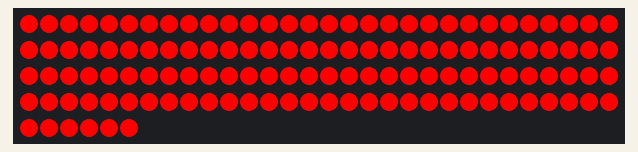
A sketch run on a simulated Teensy 3. Parts: 126 RGB LEDs in strip order, left to right, continuing on the next row. Dim RGB values are drawn brighter than linear; random numbers use the default seed unless the sketch sets one.

Above: at 0.1 s.
At 37.1 s:
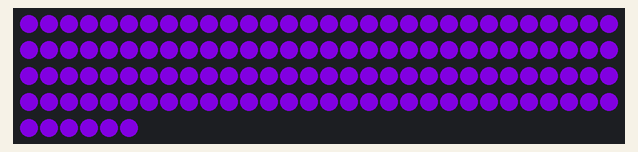

The sketch:

Moonbase.ino
```cpp
//
//
// #include <Arduino.h>
// #define USE_OCTOWS2811
// #include<OctoWS2811.h>
// #include "FastLED.h"
//
// #define NUM_LEDS_PER_STRIP 17
// // #define NUM_STRIPS 5
// // CRGB leds[NUM_STRIPS * NUM_LEDS_PER_STRIP];
//
// CRGB wing1[NUM_LEDS_PER_STRIP];
// CRGB wing2[NUM_LEDS_PER_STRIP];
// CRGB wing3[NUM_LEDS_PER_STRIP];
// CRGB wing4[NUM_LEDS_PER_STRIP];
// CRGB wing5[NUM_LEDS_PER_STRIP];
//
// #define BRIGHTNESS          255
//
// void spiralTracerIn(int h, int s, int v, int spiralSpeed);
// void rainbowTracer();
// void serialEvent();
// void assignSerial();
// boolean isValidNumber(String str);
// void pinwheelMoonbase(int s, int v, int blendFactor, int spinSpeed);
// void spiralInRainbow();
// void spiralOutRainbow();
// void spiralMoonbaseIn(int h, int s, int v, int spiralSpeed);
// void spiralMoonbaseOut(int h, int s, int v, int spiralSpeed);
//
// String inputString = "";         // a string to hold incoming data
// boolean stringComplete = false;  // whether the string is complete
//
// void setup() {
//   // reserve 200 bytes for the inputString:
//   inputString.reserve(200);
//   delayMicroseconds(1000); // 3 second delayMicroseconds for recovery
//   Serial.begin(9600);
//   Serial.println("Serial connected!");
//
//   // tell LEDS about the LED strip configuration
//   LEDS.addLeds<OCTOWS2811>(wing1, NUM_LEDS_PER_STRIP);
//   LEDS.addLeds<OCTOWS2811>(wing2, NUM_LEDS_PER_STRIP);
//   LEDS.addLeds<OCTOWS2811>(wing3, NUM_LEDS_PER_STRIP);
//   LEDS.addLeds<OCTOWS2811>(wing5, NUM_LEDS_PER_STRIP);
//   LEDS.addLeds<OCTOWS2811>(wing6, NUM_LEDS_PER_STRIP);
//
//   // set master brightness control
//   LEDS.setBrightness(BRIGHTNESS);
//
//   for (int i = 0; i < NUM_LEDS_PER_STRIP; i++) {
//     // leds[i] =  CRGB::Black;
//     wing1[i] = CRGB::Black;
//     wing2[i] = CRGB::Black;
//     wing3[i] = CRGB::Black;
//     wing4[i] = CRGB::Black;
//     wing5[i] = CRGB::Black;
//     LEDS.show();
//   }
// }
//
// String inString = "";
// boolean flipFlop = true;
// int pinwheelOffset = 0;
//
// int serialInputSpiralSpeed = 15;
// int serialInputColorJump = 17;
// int serialInputSaturation = 255;
// int serialInputBrightness = 255;
//
// int serialInputPatternMode = 1;
//
// char serialFlag = '!';
//
// void loop() {
//   // print the string when a newline arrives:
//   //  int blendFactor = 51;
//   switch (serialInputPatternMode) {
//     case 1:
//     spiralInRainbow();
//     break;
//     case 2:
//     spiralOutRainbow();
//     break;
//     case 3:
//     rainbowTracer();
//     break;
//     default:
//     spiralInRainbow();
//     break;
//   }
// }
//
// void spiralTracerIn(int h, int s, int v, int spiralSpeed){
//   for(int i = NUM_LEDS_PER_STRIP -1; i > -1; i++) {
//     for(int j = 1; j < 6; j++) {
//       switch(j) {
//         case 1:
//         wing1[i] = CHSV(h,s,v);
//         delayMicroseconds(spiralSpeed);
//         break;
//         case 2:
//         wing2[i] = CHSV(h,s,v);
//         delayMicroseconds(spiralSpeed);
//         break;
//         case 3:
//         wing3[i] = CHSV(h,s,v);
//         delayMicroseconds(spiralSpeed);
//         break;
//         case 4:
//         wing4[i] = CHSV(h,s,v);
//         delayMicroseconds(spiralSpeed);
//         break;
//         case 5:
//         wing5[i] = CHSV(h,s,v);
//         delayMicroseconds(spiralSpeed);
//         break;
//       }
//     }
//   }
// }
//
// void rainbowTracer() {
//   for (int h = pinwheelOffset; h < 255; h += serialInputColorJump) {
//     spiralTracerIn(h, serialInputSaturation, serialInputBrightness, serialInputSpiralSpeed);
//     pinwheelOffset =  h + serialInputColorJump;
//   }
//   pinwheelOffset = pinwheelOffset - 255;
// }
//
// /*
// SerialEvent occurs whenever a new data comes in the
// hardware serial RX.  This routine is run between each
// time loop() runs, so using delayMicroseconds inside loop can delayMicroseconds
// response.  Multiple bytes of data may be available.
// */
// void serialEvent() {
//   while (Serial.available()) {
//     boolean shouldClear = false;
//     // get the new byte:
//     char inChar = (char)Serial.read();
//     // add it to the inputString:
//     inputString += inChar;
//     // if the incoming character is a newline, set a flag
//     // so the main loop can do something about it:
//     if (inChar == '!') {
//       serialFlag = '!';
//       assignSerial();
//       shouldClear = true;
//     }
//     if (inChar == '@') {
//       serialFlag = '@';
//       assignSerial();
//       shouldClear = true;
//     }
//     if (inChar == '#') {
//       serialFlag = '#';
//       assignSerial();
//       shouldClear = true;
//     }
//     if (inChar == '$') {
//       serialFlag = '$';
//       assignSerial();
//       shouldClear = true;
//     }
//     if (inChar == '%') {
//       serialFlag = '%';
//       assignSerial();
//       shouldClear = true;
//     }
//     if (shouldClear) {
//       inputString = "";
//     }
//   }
// }
//
// void assignSerial() {
//   Serial.println(inputString);
//   if (isValidNumber(inputString)) {
//     int number = inputString.toInt();
//     if (serialFlag == '!') {
//       serialInputColorJump =  number;
//     }
//     if (serialFlag == '@') {
//       serialInputSpiralSpeed =  number;
//     }
//     if (serialFlag == '#') {
//       serialInputSaturation =  number;
//     }
//     if (serialFlag == '$') {
//       serialInputBrightness =  number;
//     }
//     if (serialFlag == '%') {
//       serialInputPatternMode =  number;
//     }
//   }
// }
//
// boolean isValidNumber(String str) {
//   for (byte i = 0; i < str.length(); i++)
//   {
//     if (isDigit(str.charAt(i))) return true;
//   }
//   return false;
// }
//
// void pinwheelMoonbase(int s, int v, int blendFactor, int spinSpeed) {
//   for (int h = pinwheelOffset; h < 255; h += blendFactor) {
//     for (int i = 0; i < NUM_LEDS_PER_STRIP; i++) {
//       wing1[i] = CHSV(h, s, v);
//       LEDS.show();
//       delayMicroseconds(spinSpeed);
//       wing2[i] = CHSV(h + blendFactor, s, v);
//       LEDS.show();
//       delayMicroseconds(spinSpeed);
//       wing3[i] = CHSV(h + blendFactor * 2, s, v);
//       LEDS.show();
//       delayMicroseconds(spinSpeed);
//       wing4[i] = CHSV(h + blendFactor * 3, s, v);
//       LEDS.show();
//       delayMicroseconds(spinSpeed);
//       wing5[i] = CHSV(h + blendFactor * 4, s, v);
//       LEDS.show();
//       delayMicroseconds(spinSpeed);
//     }
//   }
// }
//
// void spiralInRainbow() {
//   for (int h = pinwheelOffset; h < 255; h += serialInputColorJump) {
//     spiralMoonbaseIn(h, serialInputSaturation, serialInputBrightness, serialInputSpiralSpeed);
//     pinwheelOffset =  h + serialInputColorJump;
//   }
//   pinwheelOffset = pinwheelOffset - 255;
// }
//
// void spiralOutRainbow() {
//   for (int h = pinwheelOffset; h < 255; h += serialInputColorJump) {
//     spiralMoonbaseOut(h, serialInputSaturation, serialInputBrightness, serialInputSpiralSpeed);
//     pinwheelOffset =  h + serialInputColorJump;
//   }
//   pinwheelOffset = pinwheelOffset - 255;
// }
//
// void spiralMoonbaseIn(int h, int s, int v, int spiralSpeed) {
//   CHSV color( h, s, v);
//   // Spiral in
//   for(int i = NUM_LEDS_PER_STRIP - 1; i > -1; i--) {
//     wing1[i] = color;
//     LEDS.show();
//     delayMicroseconds(spiralSpeed);
//     wing2[i] = color;
//     LEDS.show();
//     delayMicroseconds(spiralSpeed);
//     wing3[i] = color;
//     LEDS.show();
//     delayMicroseconds(spiralSpeed);
//     wing4[i] = color;
//     LEDS.show();
//     delayMicroseconds(spiralSpeed);
//     wing5[i] = color;
//     LEDS.show();
//     delayMicroseconds(spiralSpeed);
//   }
// }
//
// void spiralMoonbaseOut(int h, int s, int v, int spiralSpeed) {
//   CHSV color( h, s, v);
//   for(int i = 0; i < NUM_LEDS_PER_STRIP; i++) {
//     wing1[i] = color;
//     LEDS.show();
//     delayMicroseconds(spiralSpeed);
//     wing2[i] = color;
//     LEDS.show();
//     delayMicroseconds(spiralSpeed);
//     wing3[i] = color;
//     LEDS.show();
//     delayMicroseconds(spiralSpeed);
//     wing4[i] = color;
//     LEDS.show();
//     delayMicroseconds(spiralSpeed);
//     wing5[i] = color;
//     LEDS.show();
//     delayMicroseconds(spiralSpeed);
//   }
// }
```

moonbase_logo.ino
```cpp
// #define USE_OCTOWS2811
// #include<OctoWS2811.h>
// #include "FastLED.h"
//
// #define NUM_LEDS_PER_STRIP 17
// #define NUM_STRIPS 5
//
// CRGB leds[NUM_STRIPS * NUM_LEDS_PER_STRIP];
//
// #define BRIGHTNESS          255
//
//
// // MOONBASE PARTS
// int CENTER[5] = {0, 17, 34, 51, 68};
//
// int WING1_INNER[8] = {1, 2, 3, 4, 5, 6, 7, 8};
// int WING1_OUTER[8] = {9, 10, 11, 12, 13, 14, 15, 16};
//
// int WING2_INNER[8] = {18, 19, 20, 21, 22, 23, 24, 25};
// int WING2_OUTER[8] = {26, 27, 28, 29, 30, 31, 32, 33};
//
// int WING3_INNER[8] = {35, 36, 37, 38, 39, 40, 41, 42};
// int WING3_OUTER[8] = {43, 44, 45, 46, 47, 48, 49, 50};
//
// int WING4_INNER[8] = {52, 53, 54, 55, 56, 57, 58, 59};
// int WING4_OUTER[8] = {60, 61, 62, 63, 64, 65, 66, 67};
//
// int WING5_INNER[8] = {69, 70, 71, 72, 73, 74, 75, 76};
// int WING5_OUTER[8] = {77, 78, 79, 80, 81, 82, 83, 84};
//
//
// String inputString = "";         // a string to hold incoming data
// boolean stringComplete = false;  // whether the string is complete
//
// void setup() {
//   // reserve 200 bytes for the inputString:
//   inputString.reserve(200);
//   delay(1000); // 3 second delay for recovery
//   Serial.begin(9600);
//   Serial.println("Serial connected!");
//
//   // tell LEDS about the LED strip configuration
//   LEDS.addLeds<OCTOWS2811>(leds, NUM_LEDS_PER_STRIP);
//   // set master brightness control
//   LEDS.setBrightness(BRIGHTNESS);
//
//   for (int i = 0; i < NUM_STRIPS * NUM_LEDS_PER_STRIP; i++) {
//     leds[i] =  CRGB::Black;
//     LEDS.show();
//   }
// }
//
// String inString = "";
// boolean flipFlop = true;
// int pinwheelOffset = 0;
//
// int serialInputSpiralSpeed = 15;
// int serialInputColorJump = 17;
// int serialInputSaturation = 255;
// int serialInputBrightness = 64;
//
// int serialInputPatternMode = 1;
//
// char serialFlag = '!';
//
// void loop() {
//   // print the string when a newline arrives:
//   //  int blendFactor = 51;
//   switch (serialInputPatternMode) {
//     case 1:
//       spiralInRainbow();
//       break;
//     case 2:
//       spiralOutRainbow();
//       break;
//     default:
//       spiralInRainbow();
//     break;
//   }
// }
// /*
//   SerialEvent occurs whenever a new data comes in the
//   hardware serial RX.  This routine is run between each
//   time loop() runs, so using delay inside loop can delay
//   response.  Multiple bytes of data may be available.
// */
// void serialEvent() {
//   while (Serial.available()) {
//     boolean shouldClear = false;
//     // get the new byte:
//     char inChar = (char)Serial.read();
//     // add it to the inputString:
//     inputString += inChar;
//     // if the incoming character is a newline, set a flag
//     // so the main loop can do something about it:
//     if (inChar == '!') {
//       serialFlag = '!';
//       assignSerial();
//       shouldClear = true;
//     }
//     if (inChar == '@') {
//       serialFlag = '@';
//       assignSerial();
//       shouldClear = true;
//     }
//     if (inChar == '#') {
//       serialFlag = '#';
//       assignSerial();
//       shouldClear = true;
//     }
//     if (inChar == '$') {
//       serialFlag = '$';
//       assignSerial();
//       shouldClear = true;
//     }
//     if (inChar == '%') {
//       serialFlag = '%';
//       assignSerial();
//       shouldClear = true;
//     }
//     if (shouldClear) {
//       inputString = "";
//     }
//   }
// }
//
// void assignSerial() {
//   Serial.println(inputString);
//   if (isValidNumber(inputString)) {
//     int number = inputString.toInt();
//     if (serialFlag == '!') {
//       serialInputColorJump =  number;
//     }
//     if (serialFlag == '@') {
//       serialInputSpiralSpeed =  number;
//     }
//     if (serialFlag == '#') {
//       serialInputSaturation =  number;
//     }
//     if (serialFlag == '$') {
//       serialInputBrightness =  number;
//     }
//     if (serialFlag == '%') {
//       serialInputPatternMode =  number;
//     }
//   }
// }
//
// boolean isValidNumber(String str) {
//   for (byte i = 0; i < str.length(); i++)
//   {
//     if (isDigit(str.charAt(i))) return true;
//   }
//   return false;
// }
//
// void pinwheelMoonbase(int s, int v, int blendFactor, int spinSpeed) {
//   for (int h = pinwheelOffset; h < 255; h += blendFactor) {
//     for (int i = 0; i < 8; i++) {
//       leds[WING5_OUTER[i]] = CHSV(h, s, v);
//
//       leds[WING4_OUTER[i]] = CHSV(h + blendFactor, s, v);
//
//       leds[WING3_OUTER[i]] = CHSV(h + blendFactor * 2, s, v);
//
//       leds[WING2_OUTER[i]] = CHSV(h + blendFactor * 3, s, v);
//
//       leds[WING1_OUTER[i]] = CHSV(h + blendFactor * 4, s, v);
//
//       leds[WING5_INNER[i]] = CHSV(h, s, v);
//
//       leds[WING4_INNER[i]] = CHSV(h + blendFactor, s, v);
//
//       leds[WING3_INNER[i]] = CHSV(h + blendFactor * 2, s, v);
//
//       leds[WING2_INNER[i]] = CHSV(h + blendFactor * 3, s, v);
//
//       leds[WING1_INNER[i]] = CHSV(h + blendFactor * 4, s, v);
//     }
//     leds[CENTER[4]] = CHSV(h, s, v);
//     leds[CENTER[3]] = CHSV(h + blendFactor, s, v);
//     leds[CENTER[2]] = CHSV(h + blendFactor * 2, s, v);
//     leds[CENTER[1]] = CHSV(h + blendFactor * 3, s, v);
//     leds[CENTER[0]] = CHSV(h + blendFactor * 4, s, v);
//     LEDS.show();
//     delay(spinSpeed);
//   }
// }
//
// void spiralInRainbow() {
//   for (int h = pinwheelOffset; h < 255; h += serialInputColorJump) {
//     spiralMoonbaseIn(h, serialInputSaturation, serialInputBrightness, serialInputSpiralSpeed);
//     pinwheelOffset =  h + serialInputColorJump;
//   }
//   pinwheelOffset = pinwheelOffset - 255;
// }
//
// void spiralOutRainbow() {
//   for (int h = pinwheelOffset; h < 255; h += serialInputColorJump) {
//     spiralMoonbaseOut(h, serialInputSaturation, serialInputBrightness, serialInputSpiralSpeed);
//     pinwheelOffset =  h + serialInputColorJump;
//   }
//   pinwheelOffset = pinwheelOffset - 255;
// }
//
// void spiralMoonbaseIn(int h, int s, int v, int delayTime) {
//   CHSV color( h, s, v);
//   // Spiral in
//   for (int i = 7; i > -1; i--) {
//     leds[WING5_OUTER[i]] = color;
//     leds[WING4_OUTER[i]] = color;
//     leds[WING3_OUTER[i]] = color;
//     leds[WING2_OUTER[i]] = color;
//     leds[WING1_OUTER[i]] = color;
//     LEDS.show();
//     delay(delayTime);
//   }
//   for (int i = 7; i > -1; i--) {
//     leds[WING5_INNER[i]] = color;
//     leds[WING4_INNER[i]] = color;
//     leds[WING3_INNER[i]] = color;
//     leds[WING2_INNER[i]] = color;
//     leds[WING1_INNER[i]] = color;
//     LEDS.show();
//     delay(delayTime);
//   }
//
//   for (int i = 5; i > -1; i--) {
//     leds[CENTER[i]] = color;
//     leds[CENTER[i]] = color;
//     leds[CENTER[i]] = color;
//     leds[CENTER[i]] = color;
//     leds[CENTER[i]] = color;
//   }
//   LEDS.show();
// }
//
// void spiralMoonbaseOut(int h, int s, int v, int delayTime) {
//   CHSV color( h, s, v);
//   // Spiral in
//   for (int i = 0; i < 5; i++) {
//     leds[CENTER[i]] = color;
//     leds[CENTER[i]] = color;
//     leds[CENTER[i]] = color;
//     leds[CENTER[i]] = color;
//     leds[CENTER[i]] = color;
//   }
//   LEDS.show();
//
//   for (int i = 0; i < 8; i++) {
//     leds[WING5_INNER[i]] = color;
//     leds[WING4_INNER[i]] = color;
//     leds[WING3_INNER[i]] = color;
//     leds[WING2_INNER[i]] = color;
//     leds[WING1_INNER[i]] = color;
//     LEDS.show();
//     delay(delayTime);
//   }
//
//   for (int i = 0; i < 8; i++) {
//     leds[WING5_OUTER[i]] = color;
//     leds[WING4_OUTER[i]] = color;
//     leds[WING3_OUTER[i]] = color;
//     leds[WING2_OUTER[i]] = color;
//     leds[WING1_OUTER[i]] = color;
//     LEDS.show();
//     delay(delayTime);
//   }
//
// }
//
//
```

Source omitted: moonbase_text.ino (4995 bytes), Moonbase.cpp (19794 bytes)
